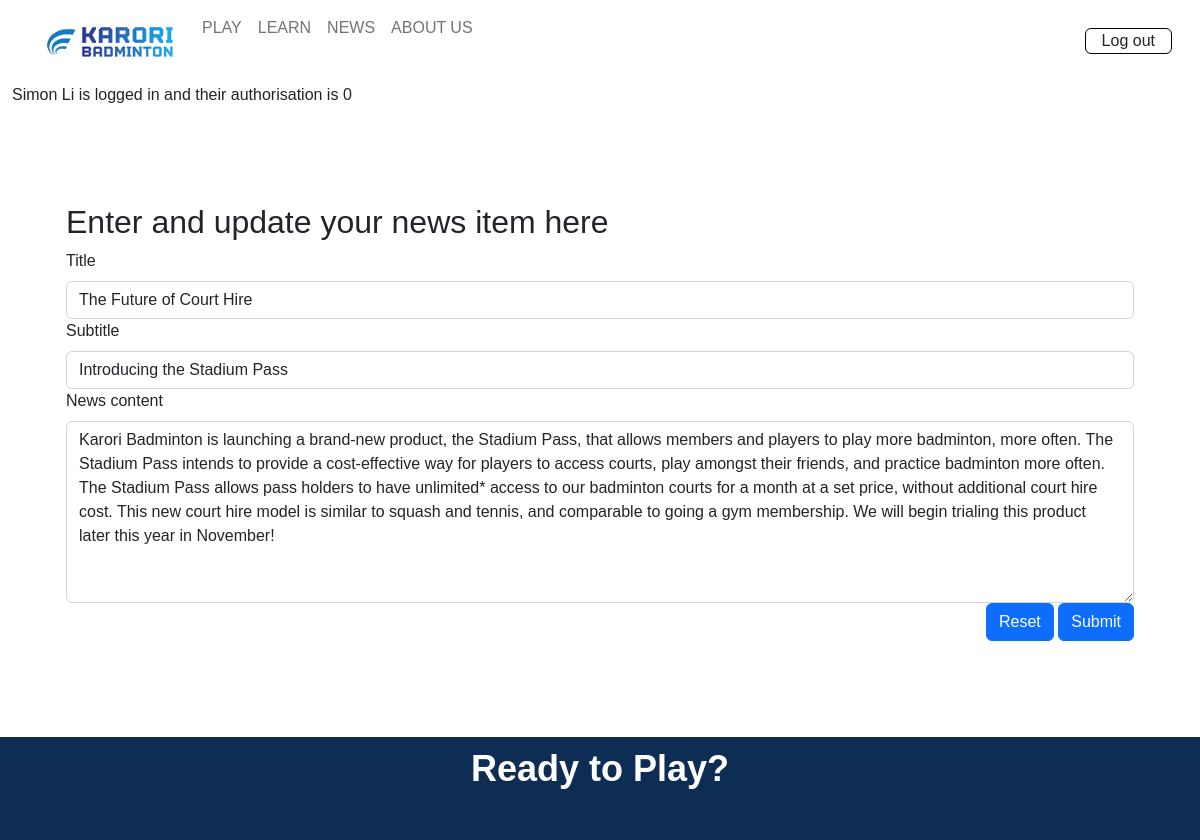
The app's page /news_cud?id=3&task=update (signed in) with its own data.
### tables this page shows
CREATE TABLE news(
    news_id integer primary key autoincrement not null,
    title text not null unique,
    subtitle text not null unique,
    content text not null unique,
    newsdate date not null,
    member_id integer not null,
    foreign key(member_id) references member(member_id)
);

### server.py (the view, shortened to what this page needs)
@app.route('/news_cud', methods=['GET', 'POST'])
def news_cud():
    data = request.args
    required_keys = ['id', 'task']
    for k in required_keys:
        if k not in data.keys():
            message = "Do not know what to do with create read update on news (key not present)"
            return render_template('error.html', message=message)
    if request.method == "GET":
        if data['task'] == 'delete':
            sql = "delete from news where news_id = ?"
            values_tuple = (data['id'],)
            result = run_commit_query(sql, values_tuple, db_path)
            return redirect(url_for('news'))
        elif data['task'] == 'update':
            sql = """ select title, subtitle, content from news where news_id=?"""
            values_tuple = (data['id'],)
            result = run_search_query_tuples(sql, values_tuple, db_path, True)
            result = result[0]
            return render_template("news_cud.html",
                                   **result,
                                   id=data['id'],
                                   task=data['task'])
        else:
            message = "Unrecognised task coming from news page"
            return render_template('error.html', message=message)

### db_functions.py (called while the page is built)
def run_search_query_tuples(sql_query ,values_tuple, file_path, rowfactory=False):
    result = None
    try:
        db = sqlite3.connect(file_path)
        if rowfactory:
            db.row_factory = sqlite3.Row
        cursor = db.cursor()
        cursor.execute(sql_query ,values_tuple)
        result = cursor.fetchall()
        cursor.close()
    except sqlite3.Error as error:
        print("Error running search query tuples: {}".format(error))
        return None
    db.close()
    if result is None:
        print("No search values were found")
    return result

### templates/news_cud.html
{% extends "layout.html" %}
{% block content %}
<div class="container-lg py-sm-5 py-1">
  <div class="news p-4 my-4">
      <h2> Enter and update your news item here </h2>
    <form action="{{url_for('news_cud', id=id, task=task)}}" method="POST">
        <div>
            <label for="title" class="form-label">Title</label>
            <input type="text" class="form-control" id="title" name="title" placeholder="" value="{{title}}" required>
        </div>
        <div>
            <label for="subtitle" class="form-label">Subtitle</label>
            <input type="text" class="form-control" id="subtitle" name="subtitle" placeholder="" value="{{subtitle}}" required>
        </div>
        <div>
             <label for="content" class="form-label">News content</label>
            <textarea class="form-control" id="content" name="content" rows="7" required>{{content}}</textarea>
        </div>
        <div class="text-end">
            <button type="reset" class="btn btn-primary">Reset</button>
            <button  type="submit" class="btn btn-primary">Submit</button>
        </div>
    </form>
  </div>
</div>
{% endblock %}

### static/styles.css (style rules this page uses)
:root { --white: rgb(255, 255, 255); --cream: rgb(253, 246, 236); --grey: rgb(150, 150, 150); --light-blue: rgba(19, 127, 185, 0.1); --blue: rgb(19, 127, 185); --dark-blue: rgb(13, 44, 84); --light-grey: rgba(150, 150, 150, 0.1); --transparent: rgba(0, 0, 0, 0); }
* { margin: 0; padding: 0; font-family: 'Poppins', sans-serif; }
label, input[type="text"], input[type="email"], textarea { font-size: 1em !important; }

### records on screen
news: title "The Future of Court Hire", subtitle "Introducing the Stadium Pass", content "Karori Badminton is launching a brand-new product, the Stadium Pass, that allows members and players to play more badminton, more often. The Stadium Pass intends to provide a cost-effective way for players to access courts, play amongst their friends, and practice badminton more often. The Stadium Pass allows pass holders to have unlimited* access to our badminton courts for a month at a set price, without additional court hire cost. This new court hire model is similar to squash and tennis, and comparable to going a gym membership. We will begin trialing this product later this year in November!"

### other values on screen
{{ session['name'] }} "Simon Li"
{{ session['authorisation'] }} "0"
